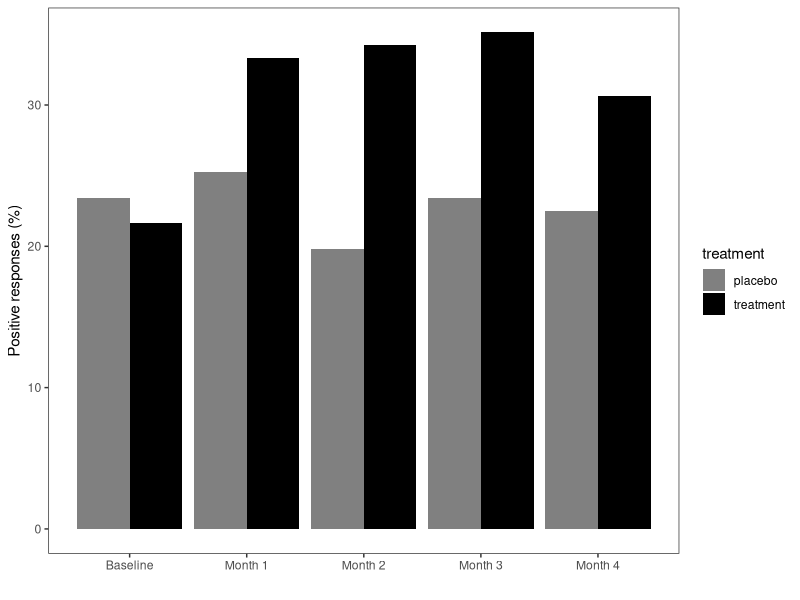
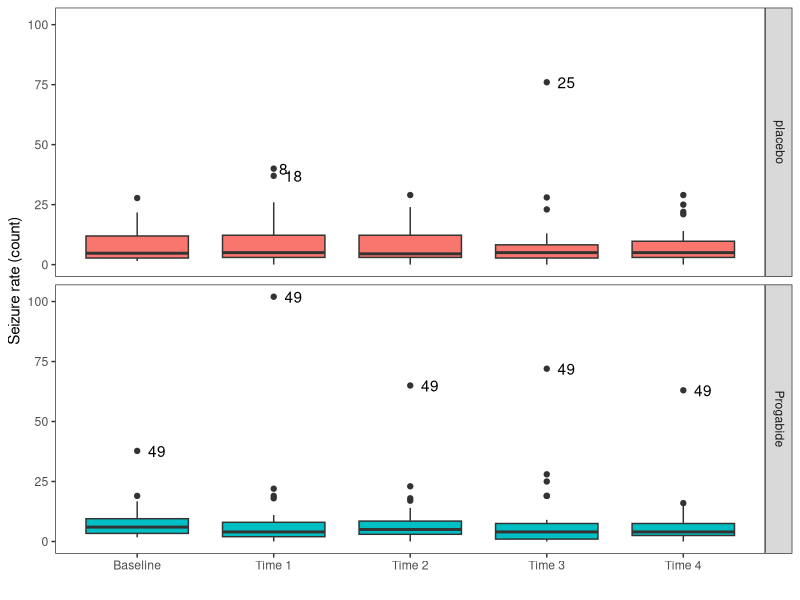
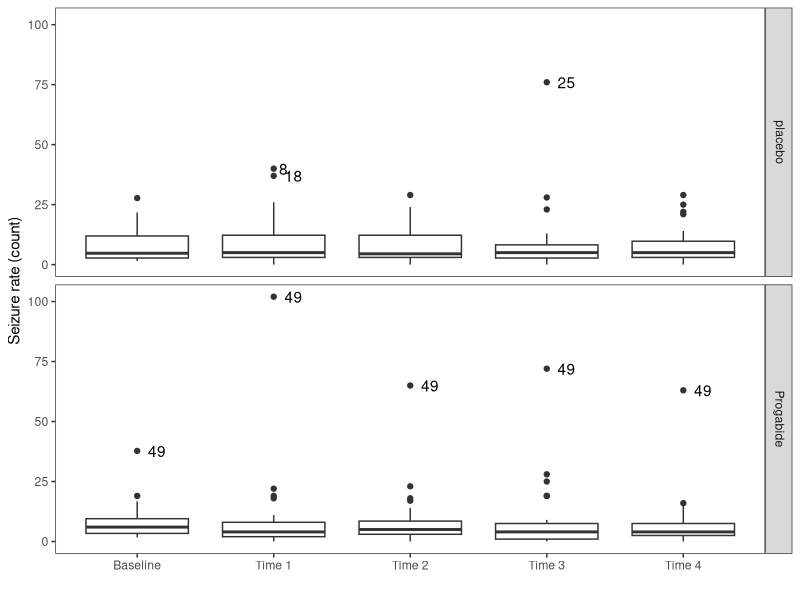

The R script that drew these images, in order:
## ---- chunk 1
knitr::opts_chunk$set(echo = TRUE)
## ---- chunk 2
library("tidyr"); library("dplyr")

BtB <- read.table("data/BtB.txt", header = TRUE, sep = '\t')

# to make sure that the factor levels are logical (esp. Treatment):
BtB <- within(BtB, {
       Drug <- factor(Drug, levels=c("No", "Yes")) # default
     Length <- factor(Length, levels=c("<6m", ">6m")) # default
  Treatment <- factor(Treatment, levels=c("TAU", "BtheB")) # NOT default!
})

glimpse(BtB); head(BtB); tail(BtB)

# Convert data to long form for the analyses, adding Time:
BtBL <- gather(BtB, key = Visit, value = BDI, BDI2m, BDI4m, BDI6m, BDI8m) %>%
  mutate(Time = as.integer(substr(Visit, 4, 4))) 

glimpse(BtBL); head(BtBL); tail(BtBL)

# important to order the data with respect to the subjects:
BtBLSORT <- BtBL %>% 
  arrange(Subject)

head(BtBLSORT); tail(BtBLSORT)
## ---- chunk 3
# install.packages("gee")
library("gee")

BtB_gee1 <- gee(BDI ~ BDIpre + Time + Treatment + Drug + Length, id = Subject, 
                data = BtBLSORT, family = gaussian, corstr = "independence")
summary(BtB_gee1)
## ---- chunk 4
BtB_gee2 <- gee(BDI ~ BDIpre + Time + Treatment + Drug + Length, id = Subject,
                data = BtBLSORT, family = gaussian, corstr = "exchangeable")
summary(BtB_gee2)
## ---- chunk 5
library("tidyr"); library("dplyr")
# install.packages("HSAUR3")
library("HSAUR3")
data("respiratory", package = "HSAUR3")
RESPL <- respiratory # (data are readily given in long form)
glimpse(RESPL); head(RESPL, n = 5)

RESPL <- within(RESPL, {
     levels(gender) <- c("male", "female") # see the original article by Davis (1991)
     status <- as.numeric(status) - 1 # for converting to wide form below
})
head(RESPL, n = 5)

# convert data to WIDE form:
# (sep: set valid names month0:month4 here; otherwise just 0:4)
RESP <- RESPL %>% 
  spread(key = month, value = status, sep = "") %>% 
  arrange(subject)

glimpse(RESP); head(RESP, n = 5)

# back to long form; leave month0 for baseline:
RESPL <- gather(RESP, key = months, value = status, month1:month4) %>%
  mutate(month = as.integer(substr(months, 6, 6))) %>% 
  rename(baseline = month0) %>% 
  arrange(subject)

glimpse(RESPL); head(RESPL, n = 5)
## ---- chunk 6
n = dim(RESP)[1]
RP <- RESP %>%
  group_by(treatment) %>%
  summarise(m0 = 100*sum(month0)/n, 
            m1 = 100*sum(month1)/n, 
            m2 = 100*sum(month2)/n, 
            m3 = 100*sum(month3)/n, 
            m4 = 100*sum(month4)/n ) %>%
  select(-treatment) %>%
  ungroup()

RP2 <- cbind(RP[1, ], RP[2, ])
month <- rep(1:5, times = 2)
treatment <- rep(0:1, each = 5)
RPos <- as.data.frame(cbind(treatment, month, t(RP2)))
row.names(RPos) <- 1:10
names(RPos) <- c("treatment", "month", "positive")
RPos$treatment <- factor(RPos$treatment, labels = c("placebo", "treatment"))

library("ggplot2")

p1 <- ggplot(RPos, aes(x = month, y = positive, fill = treatment))
p2 <- p1 + geom_bar(position = "dodge", stat = "identity")
p3 <- p2 + scale_x_continuous(name = "", breaks = 1:5, 
                labels = c("Baseline", "Month 1", "Month 2", "Month 3", "Month 4"))
p4 <- p3 + theme_bw() + theme(panel.grid.major = element_blank(), 
                              panel.grid.minor = element_blank())
p5 <- p4 + scale_y_continuous(name = "Positive responses (%)")
p6 <- p5 + scale_fill_grey(start = 0.5, end = 0)
p6
## ---- chunk 7
resp_gee1 <- gee(status ~ age, data = RESPL, family = binomial, id = subject, 
                 corstr = "independence", scale.fix = TRUE, scale.value = 1)
summary(resp_gee1)
## ---- chunk 8
resp_gee2 <- gee(status ~ age, data = RESPL, family = binomial, id = subject,
                 corstr = "exchangeable", scale.fix = TRUE, scale.value = 1)
summary(resp_gee2)
## ---- chunk 9
formula3 <- status ~ age + month + baseline + centre + treatment + gender
resp_gee3 <- gee(formula3, data = RESPL, family = binomial, id = subject, 
                 corstr = "exchangeable", scale.fix = TRUE, scale.value = 1)
summary(resp_gee3)
## ---- chunk 10
# install.packages("lme4")
library("lme4")

formula4 <- status ~ age + month + baseline + centre + treatment + gender + (1 | subject)
resp_glmer <- glmer(formula4, data = RESPL, family = binomial)
summary(resp_glmer)
## ---- chunk 11
library("HSAUR3")
EPIL <- epilepsy # (data are readily given in long form)
glimpse(EPIL); head(EPIL)

# convert data to WIDE form:
# (sep: set valid names month0:month4 here! otherwise just 0:4)

EPI <- EPIL %>% 
  spread(key = period, value = seizure.rate, sep = "") %>% 
  arrange(subject)

glimpse(EPI); head(EPI)

# correct the baseline when converting to long form:

EPIL <- gather(EPI, key = periods, value = seizure.rate, period1:period4) %>%
  mutate( base2 = base/4, week = as.integer(substr(periods, 7, 7)) ) %>% 
  arrange(subject)

glimpse(EPIL); head(EPIL)
## ---- chunk 12
# Convert data to long form, including the baseline;
# correct the baseline first:
EPI0 <- EPI %>% 
  mutate(base2 = base/4)

EPIL0 <- gather(EPI0, key = periods, value = seizure.rate, base2, period1:period4) %>% 
  arrange(subject)

glimpse(EPIL0); head(EPIL0)

# Mark some of the outliers:
# https://stackoverflow.com/questions/33524669/labeling-outliers-of-boxplots-in-r
is_outlier <- function(x) {
  # changed the upper coeff from 1.5 to 3.5 (only more extreme observations highlighted)
  return(x < quantile(x, 0.25) - 1.5 * IQR(x) | x > quantile(x, 0.75) + 3.5 * IQR(x))
}
# use subject id (not seizure.rate itself!) for identification:
EPIL0 <- EPIL0 %>%
  mutate(outlier = ifelse(is_outlier(seizure.rate), subject, as.numeric(NA)))

p1 <- ggplot(EPIL0, aes(x = factor(periods), y = seizure.rate, fill = treatment))
p2 <- p1 + geom_boxplot() + geom_text(aes(label = outlier), na.rm = TRUE, hjust = -0.6)
p3 <- p2 + facet_grid(treatment ~ ., labeller = label_parsed)
p4 <- p3 + theme_bw() + theme(panel.grid.major = element_blank(), 
                              panel.grid.minor = element_blank())
p5 <- p4 + theme(legend.position = "none")
p6 <- p5 + scale_x_discrete(name = "", 
                            labels = c("Baseline", "Time 1", "Time 2", "Time 3", "Time 4"))
p7 <- p6 + scale_y_continuous(name = "Seizure rate (count)")
p8 <- p7 + scale_fill_grey(start = 1, end = 1) # B&W for the book
p7; p8
## ---- chunk 13
t1 <- tapply(EPIL0$seizure.rate, EPIL0$period, mean)
t2 <- tapply(EPIL0$seizure.rate, EPIL0$period, var)
t1 <- as.data.frame(t1)
t2 <- as.data.frame(t2)

tab108 <- cbind(t1, t2)
names(tab108) = c("mean", "variance")
tab108
## ---- chunk 14
formula5 <- seizure.rate ~ week + age + log(base2) + treatment
epil_gee1 <- gee(formula5, data = EPIL, family = "poisson", id = subject, 
                 corstr = "exchangeable", scale.fix = FALSE)
summary(epil_gee1)
## ---- chunk 15
formula6 <- seizure.rate ~ week + age + log(base2) + treatment + (1 | subject)
epil_glmm <- glmer(formula6, data = EPIL, family = "poisson")
summary(epil_glmm)
## ---- chunk 16
formula7 <- seizure.rate ~ week + age + log(base2) + treatment + (1 + week | subject)
epil_glmm2 <- glmer(formula7, data = EPIL, family = "poisson")
summary(epil_glmm2)
